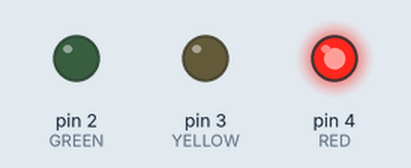
A sketch run on a simulated Arduino Uno, built with avr-gcc and run on an emulated ATmega328P. On the bench: output pins drawn as LEDs (lit = HIGH).

Above: at 2.5 s.
At 7.5 s:
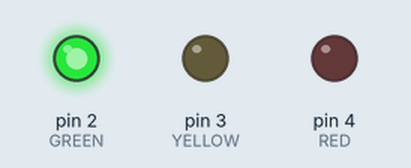
At 11.0 s:
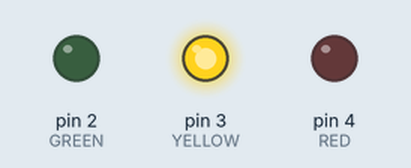
Timing chart, 0 to 15.6 s (numbered marks = the images above):
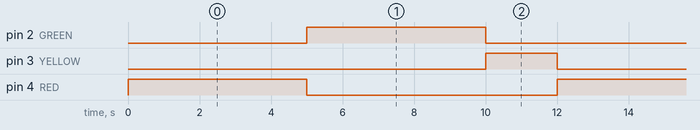

Measured:
- by itself, pin 2 (GREEN), pin 4 (RED): alternates HIGH for 5.0 s and LOW for 7.0 s
- by itself, pin 3 (YELLOW): alternates HIGH for 2.0 s and LOW for 10.0 s
- by itself, everything shown: repeats every 12.0 s, in 3 steps

The sketch:

Traffic_light_by_Arduino.ino
```cpp
#define RED    4
#define YELLOW 3
#define GREEN  2

void setup() {
    pinMode(RED, OUTPUT);
    pinMode(YELLOW, OUTPUT);
    pinMode(GREEN, OUTPUT);
}

void loop() {

    // RED light ON
    digitalWrite(RED, HIGH);
    digitalWrite(YELLOW, LOW);
    digitalWrite(GREEN, LOW);
    delay(5000);   // 5 seconds

    // GREEN light ON
    digitalWrite(RED, LOW);
    digitalWrite(YELLOW, LOW);
    digitalWrite(GREEN, HIGH);
    delay(5000);   // 5 seconds

    // YELLOW light ON
    digitalWrite(RED, LOW);
    digitalWrite(YELLOW, HIGH);
    digitalWrite(GREEN, LOW);
    delay(2000);   // 2 seconds
}
```
